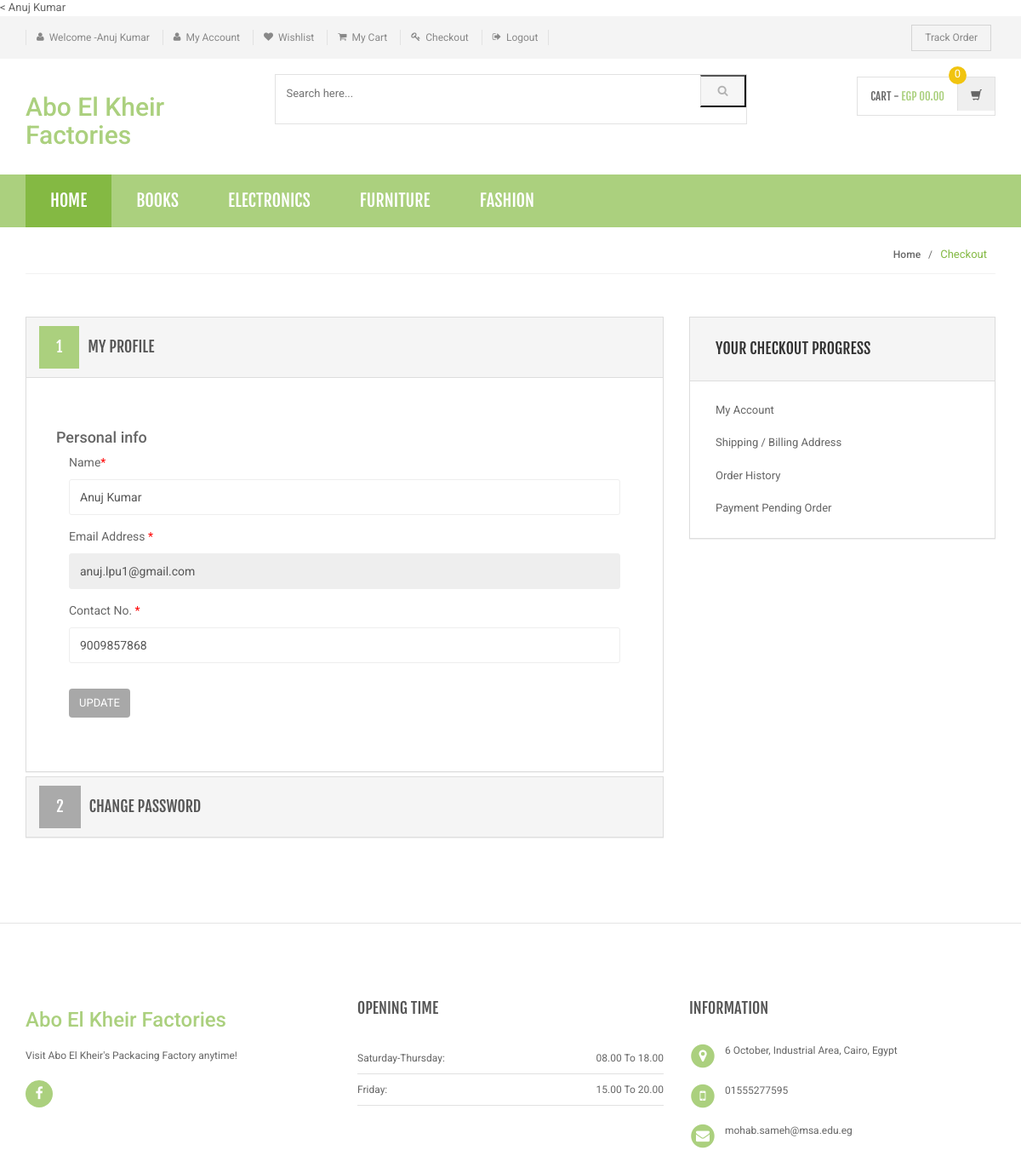
/V_MyAccount.php (signed in), run on an earlier commit of the app's database.
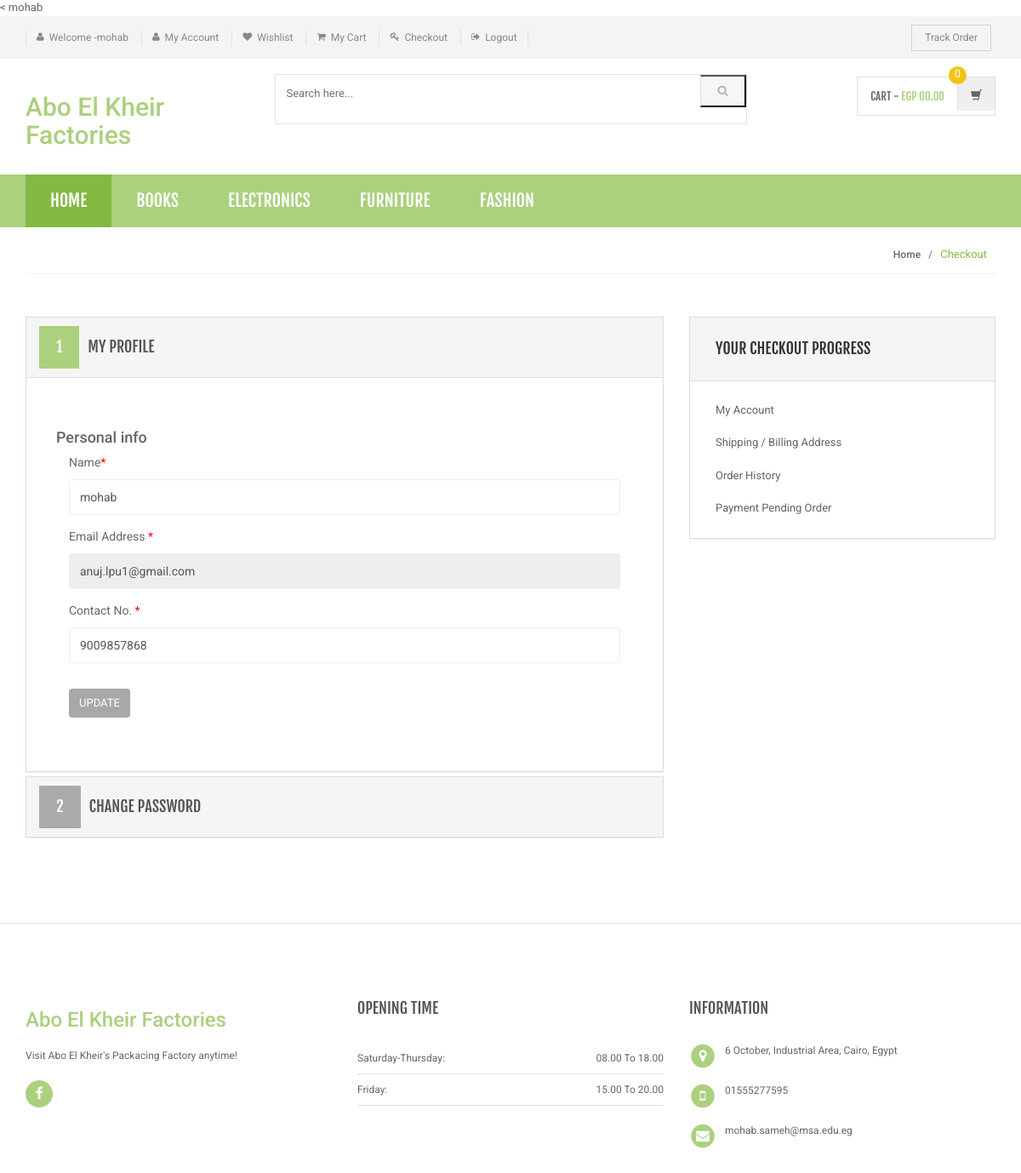
And on a later commit of the database.
### tables this page shows
CREATE TABLE `users` (
  `id` int(11) NOT NULL,
  `name` varchar(255) DEFAULT NULL,
  `email` varchar(255) DEFAULT NULL,
  `contactno` bigint(11) DEFAULT NULL,
  `password` varchar(255) DEFAULT NULL,
  `shippingAddress` longtext,
  `shippingState` varchar(255) DEFAULT NULL,
  `shippingCity` varchar(255) DEFAULT NULL,
  `shippingPincode` int(11) DEFAULT NULL,
  `billingAddress` longtext,
  `billingState` varchar(255) DEFAULT NULL,
  `billingCity` varchar(255) DEFAULT NULL,
  `billingPincode` int(11) DEFAULT NULL,
  `regDate` timestamp NOT NULL DEFAULT CURRENT_TIMESTAMP,
  `updationDate` varchar(255) DEFAULT NULL
);

### M_User.php (called while the page is built, shortened)
<?php
Class User implements Observer
{
static function GetWithID($id)
{
  $user = new User();
  $db = DB::getInstance();
  $con = $db->get_Connecion();
  $sql ="SELECT * FROM users WHERE id='$id'";
  $query=mysqli_query($con,$sql);
  $row = mysqli_fetch_assoc($query);
  $user->id = $row['id'];
 $user->name  = $row['name'];
 $user->email = $row['email'];
 $user->contactNo = $row['contactno'];
   $user->password = $row['password'];
       $user->shippingAddress = $row['shippingAddress'];
        $user->shippingPinCode = $row['shippingPincode'];
        $user->shippingCity  = $row['shippingCity'];
         $user->billingAddress = $row['billingAddress'];
           $user->billingState = $row['billingState'];
       $user->billingCity = $row['billingCity'];
       $user->shippingState = $row['shippingState'];
         $user->billingPinCode =  $row['billingPincode'];
         $user->regDate =  $row['regDate'];
           $user->updateDate =  $row['updationDate'];
  return $user;
}
}
 ?>

### V_MyAccount.php (the view, shortened to what the changed rows need)
<<?php include('C_MyAccount.php'); ?>
<!DOCTYPE html>
<html lang="en">
	<head>
	    <link rel="stylesheet" href="assets/css/bootstrap.min.css">
	    <link rel="stylesheet" href="assets/css/main.css">
	    <link rel="stylesheet" href="assets/css/green.css">
	    <link rel="stylesheet" href="assets/css/owl.carousel.css">
		<link rel="stylesheet" href="assets/css/owl.transitions.css">
		<link href="assets/css/lightbox.css" rel="stylesheet">
		<link rel="stylesheet" href="assets/css/animate.min.css">
		<link rel="stylesheet" href="assets/css/rateit.css">
		<link rel="stylesheet" href="assets/css/bootstrap-select.min.css">
		<link rel="stylesheet" href="assets/css/config.css">
		<link href="assets/css/green.css" rel="alternate stylesheet" title="Green color">
		<link href="assets/css/blue.css" rel="alternate stylesheet" title="Blue color">
		<link href="assets/css/red.css" rel="alternate stylesheet" title="Red color">
		<link href="assets/css/orange.css" rel="alternate stylesheet" title="Orange color">
		<link href="assets/css/dark-green.css" rel="alternate stylesheet" title="Darkgreen color">
		<link rel="stylesheet" href="assets/css/font-awesome.min.css">
	</head>
    <body class="cnt-home">
<header class="header-style-1">
<?php include('includes/top-header.php');?>
<?php include('includes/main-header.php');?>
<?php include('includes/menu-bar.php');?>
</header>
<div class="breadcrumb">
	<div class="container">
	</div>
</div>
<div class="body-content outer-top-bd">
	<div class="container">
		<div class="checkout-box inner-bottom-sm">
			<div class="row">
				<div class="col-md-8">
					<div class="panel-group checkout-steps" id="accordion">
<div class="panel panel-default checkout-step-01">
	<div id="collapseOne" class="panel-collapse collapse in">
	    <div class="panel-body">
			<div class="row">
				<div class="col-md-12 col-sm-12 already-registered-login">
					<form class="register-form" role="form" method="post">
<div class="form-group">
					    <label class="info-title" for="name">Name<span>*</span></label>
					    <input type="text" class="form-control unicase-form-control text-input" value="<?php echo $user->name;?>" id="name" name="name" required="required">
					  </div>
						<div class="form-group">
					    <label class="info-title" for="exampleInputEmail1">Email Address <span>*</span></label>
			 <input type="email" class="form-control unicase-form-control text-input" id="exampleInputEmail1" value="<?php echo $user->email;?>" readonly>
					  </div>
					  <div class="form-group">
					    <label class="info-title" for="Contact No.">Contact No. <span>*</span></label>
					    <input type="text" class="form-control unicase-form-control text-input" id="contactno" name="contactno" required="required" value="<?php echo $user->contactNo;?>"  maxlength="10">
					  </div>
					</form>
				</div>
			</div>
		</div>
	</div>
</div>
					</div>
				</div>
			</div>
		</div>
</div>
</div>
<?php include('includes/footer.php');?>
</body>
</html>

### C_MyAccount.php (shortened to what the changed rows need)
<?php
include("M_User.php");
if(strlen($_SESSION['login'])==0)
    {
header('location:index.php');
}
else{
  $user = User::GetWithID($_SESSION['id']);
  echo $user->name ;
}
?>

### includes/top-header.php (shortened to what the changed rows need)
<div class="top-bar animate-dropdown">
	<div class="container">
		<div class="header-top-inner">
			<div class="cnt-account">
				<ul class="list-unstyled">
<?php if(strlen($_SESSION['login']))
    {   ?>
				<li><a href="#"><i class="icon fa fa-user"></i>Welcome -<?php echo htmlentities($_SESSION['username']);?></a></li>
				<?php } ?>
				</ul>
			</div>
		</div>
	</div>
</div>

What changed in the data, as far as the page shows it:
changed users "anuj.lpu1@gmail.com": name "Anuj Kumar" → "mohab"
Also different on the page:
$_SESSION['username']: "Anuj Kumar" → "mohab"
